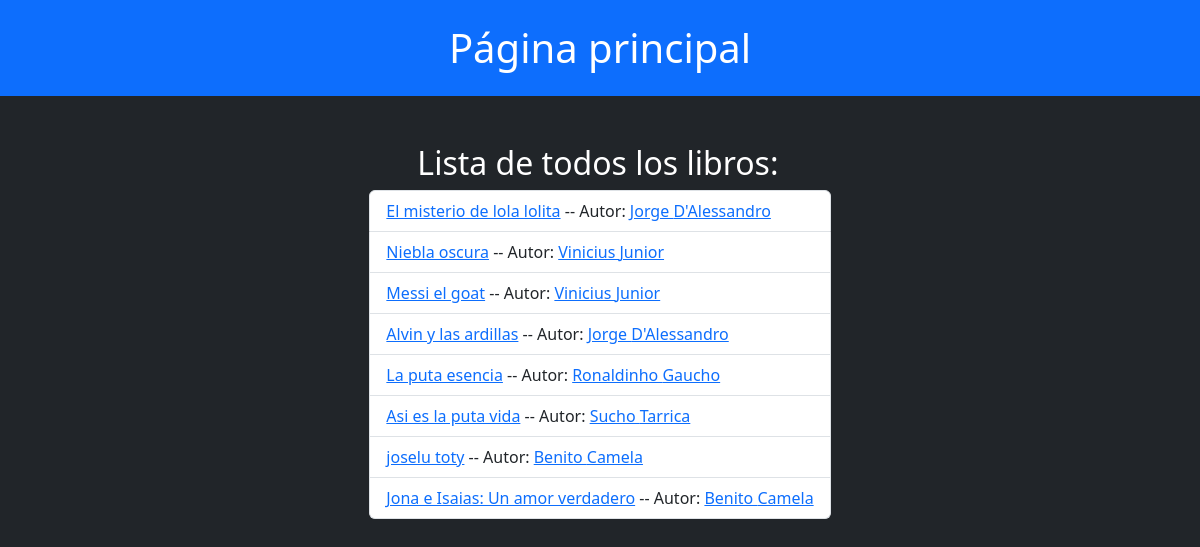
/books/, run on an earlier commit of the app's database.
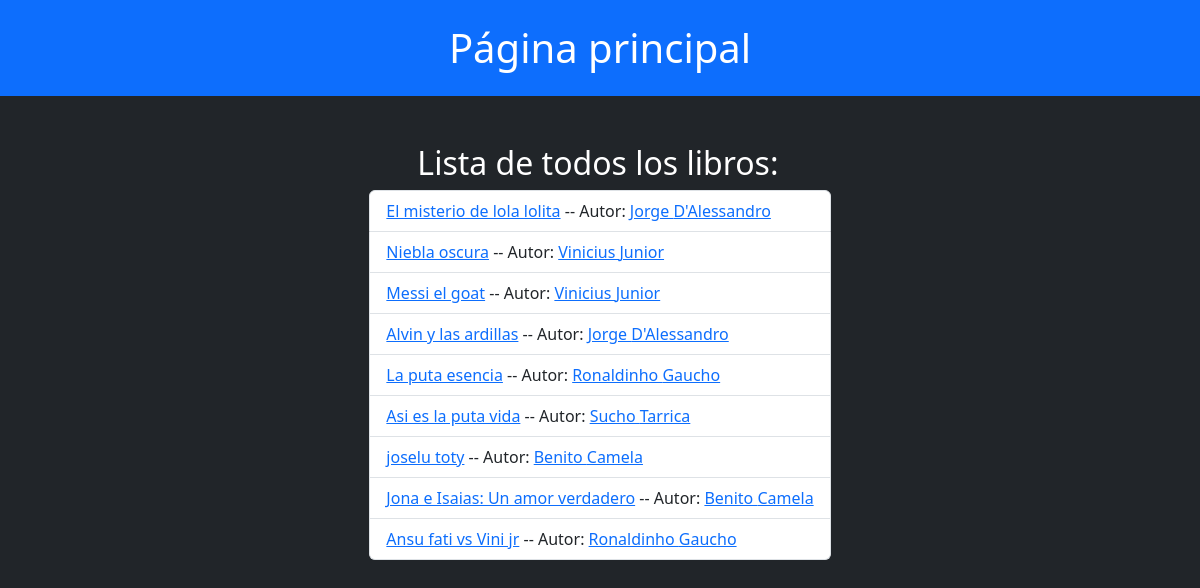
And on a later commit of the database.
### books/models.py (models this page shows, shortened)
class Book(models.Model):
    title = models.CharField(max_length=50)
    authors = models.ForeignKey(Author, on_delete=models.CASCADE)
    genre = models.ForeignKey('Genre', on_delete=models.CASCADE)
    publish_date = models.DateTimeField()
    sumary = models.TextField()

class Author(models.Model):
    first_name = models.CharField(max_length=50)
    last_name = models.CharField(max_length=50)
    birth_date = models.DateTimeField()

### books/views.py (the view)
# urls.py: path("", views.index, name='index'),
def index(request):
    books = Book.objects.all()
    return render(request, 'books/index.html', context={'books': books})

### books/templates/books/index.html (shortened to what this page needs)
<!DOCTYPE html>
<html lang="en">
<head>
    <link href="https://cdn.jsdelivr.net/npm/bootstrap@5.3.3/dist/css/bootstrap.min.css" rel="stylesheet">
</head>
<body class="text-bg-dark">
<h1 class="container-fluid text-center text-bg-primary p-4">Página principal</h1>
<div class="d-grid mt-5 justify-content-center">
    <h2 class="mx-5">Lista de todos los libros: </h2>
    <ul class="list-group">
    {% for book in books %}
        <li class="list-group-item"><a href="{% url 'books:detail' book.id %}">{{ book.title }}</a> -- Autor: <a href="{% url 'books:author_detail' book.authors.id %}">{{ book.authors.first_name }} {{ book.authors.last_name }}</a></li>
    {% endfor %}
    </ul>
</div>
</body>
</html>

What changed in the data, as far as the page shows it:
added Book: title "Ansu fati vs Vini jr", authors.first_name "Ronaldinho", authors.last_name "Gaucho"
